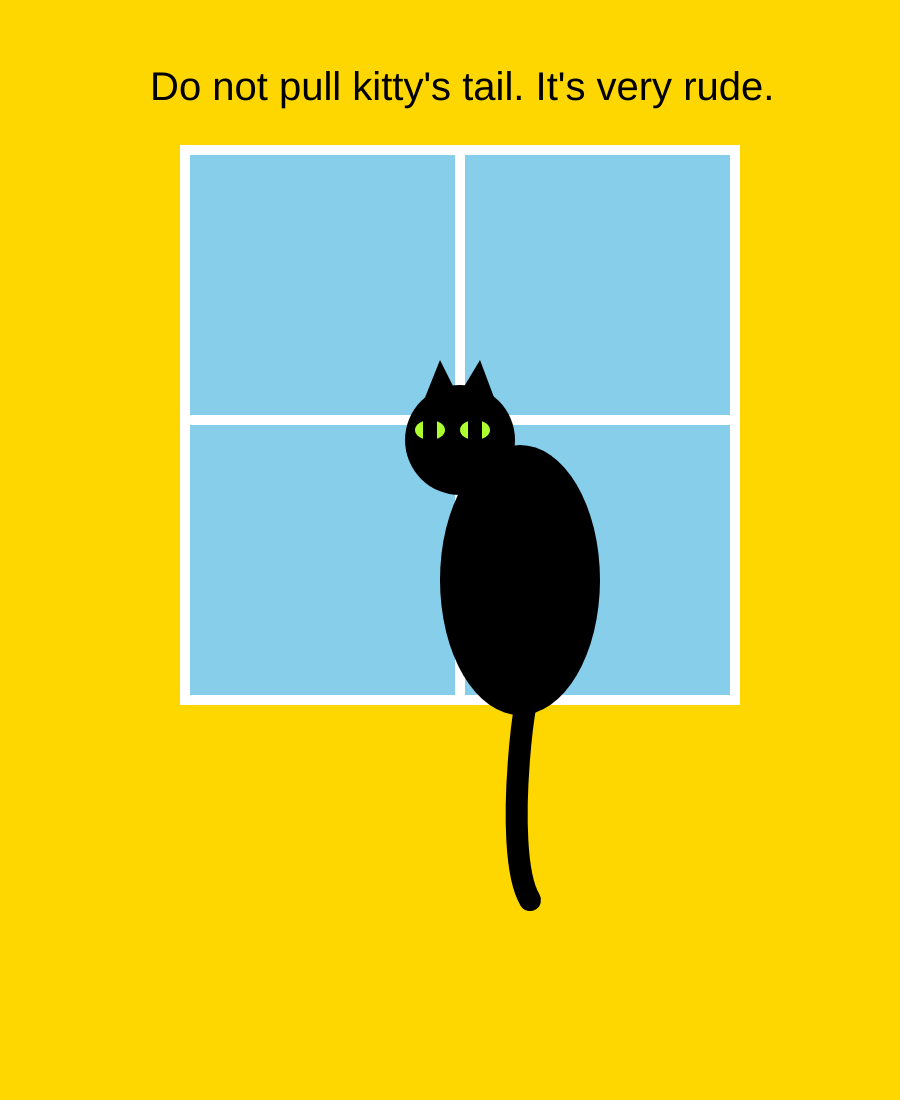
Frame 1 (no input)
Frame 60 (no input): identical to frame 1, image omitted
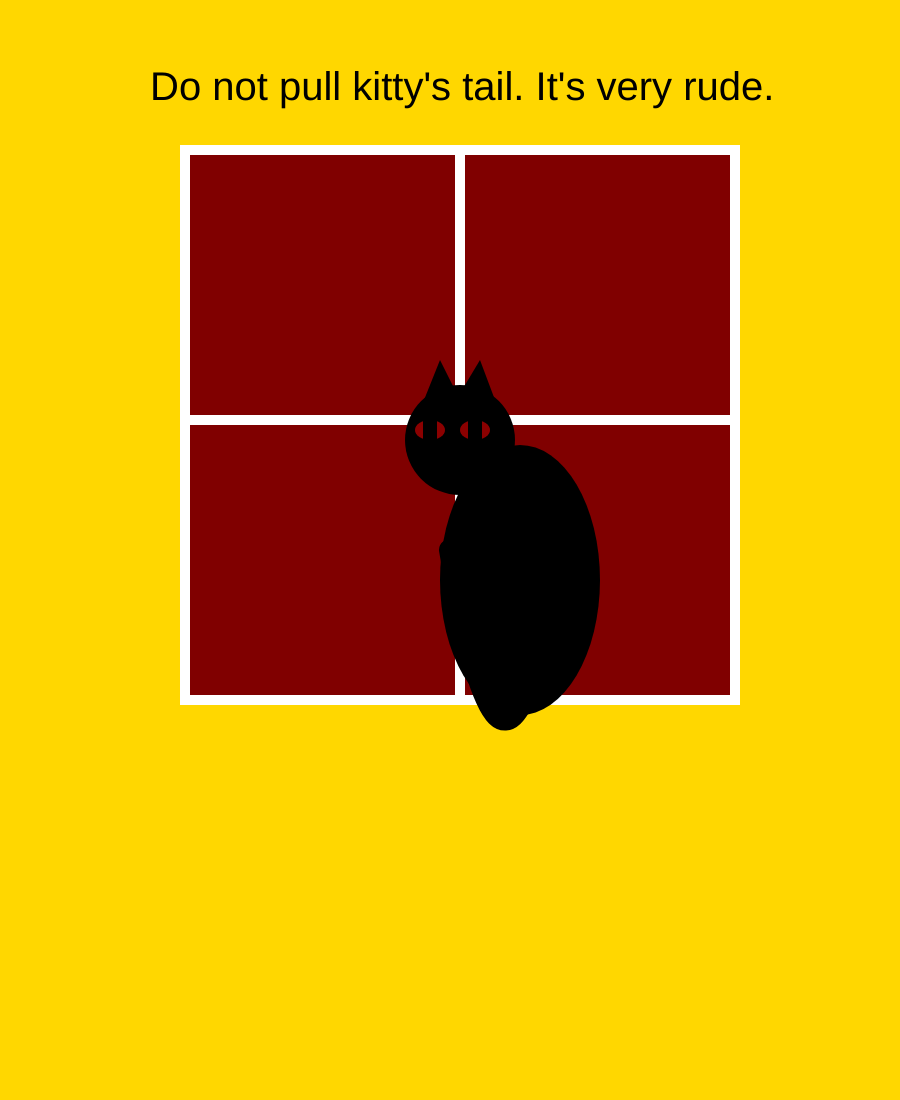
Frame 120 (the mouse pressed at the canvas centre since frame 60)

The p5.js sketch that drew these frames (run headless with seeded random() and noise() and a simulated clock; from frame 60 on, the mouse is pressed at the canvas centre):

// p5.js sketch
// ── sketch.js
//Don't pull on kitty's tail
//don't pull kitty's tail or he'll gets so mad, his eyes will
//turn red, he'll hiss and the sky will turn black
 

//tail grab
  let endY = 900;
  let endX = 530;
  let defaultEndY = 900;
  let defaultEndX = 530;

  let eyes = "GreenYellow";
  let angryEyes = "DarkRed";
  let deafaultEyes = "GreenYellow";

  let windowColor = "SkyBlue";
  let apocalypseWindow = "Maroon";
  let defaultWindow = "SkyBlue";


function setup() {
//wall 
  createCanvas(900, 1100);



}

function draw() {
  background("Gold");
  textSize(40)
  text("Do not pull kitty's tail. It's very rude.", 150, 100);
 

  push();
  //window
  stroke("white");
  strokeWeight(10);
  fill(windowColor);
  square(185, 150, 550)
  
  line(730, 420, 190, 420);
  line(460, 150, 460, 700);

  //window Apocalipse change
  if (mouseIsPressed) {
    windowColor = apocalypseWindow
  }

  else {
    windowColor = defaultWindow
  }

  //Kitty!!!
  noStroke();  
  fill("black");

  //Ears
  triangle(420, 410, 490, 460, 440, 360);
  triangle(450, 410, 510, 440, 480, 360);

  //Body
  ellipse(520, 580, 160, 270);
  ellipse(460, 440, 110, 110);

  //Eyes 
  noStroke();
  fill(eyes);
  ellipse(430, 430, 30, 20);
  ellipse(475, 430, 30, 20);
  //Pupil
  stroke("black");
  strokeWeight(14);
  line(430, 420, 430, 440)
  line(475, 420, 475, 440)  

  //Angry Eyes change
  if (mouseIsPressed) {
    eyes = angryEyes
  }

  else {
    eyes = deafaultEyes
  }

  //tail grab

  if (mouseIsPressed) {
    endX = mouseX
    endY = mouseY
  
  }

  else {
    endX = defaultEndX
    endY = defaultEndY 
  }

  //work in progress
  // endX = lerp(endX, defaultEndX, 0.05);
  // endY = lerp(endY, defaultEndY, 0.05);

  //tail
  stroke("black");
  strokeWeight(22);
  noFill();
  bezier(530, 700, 530, 650, 500, 850, endX, endY);

  pop();
}

// ── style.css
html, body {
  height: 100%;
  width: 100%;
  margin: 0;
  padding: 0;
}

body {
  display: flex;
  justify-content: center;
  align-items: center;
}

canvas {
  display: block;
}
